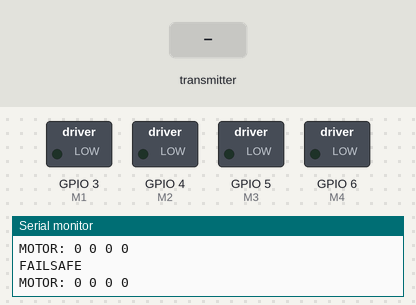
Recording of a sketch running on a simulated ESP32-S3. Parts: switched loads named in the sketch (green lamp = pin HIGH), the last lines printed to the serial monitor. Dashed ring = blinking. The test bench sets the inputs (shaded band).

Above: at 1.2 s.
1.3 s: the transmitter starts sending ch.2 = 1024
At 1.5 s:
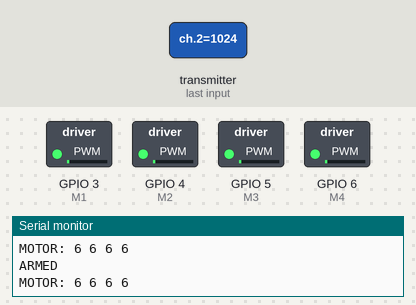
4.3 s: the transmitter starts sending ch.2 = 2048
7.3 s: the transmitter starts sending ch.2 = 0
At 7.8 s:
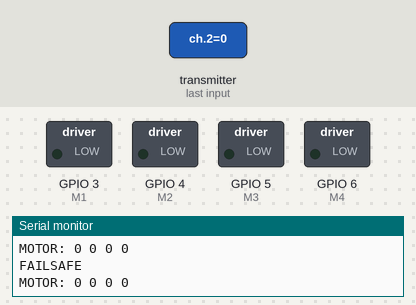
8.8 s: the transmitter starts sending ch.2 = 4095
At 9.04 s:
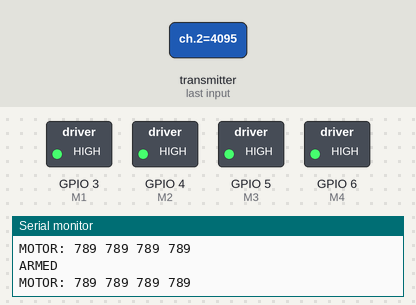
Timing chart, 0 to 12.8 s (numbered marks = the images above; inputs shaded):
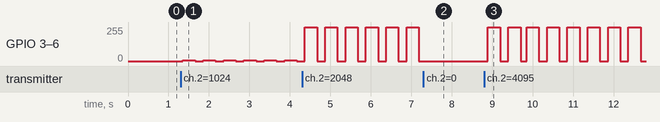

The sketch:

rx_19_05.ino
```cpp
#include <Arduino.h>
#include <WiFi.h>
#include <esp_now.h>

// ================= MOTOR PINS =================
#define M1 3
#define M2 4
#define M3 5
#define M4 6

// ================= DATA =================
typedef struct {
  uint16_t ch[4];
} Data;

Data rx;

// ================= STATE =================
unsigned long lastRX = 0;
bool armed = false;

// ================= MOTOR =================
void motorInit(){

  ledcSetup(0,400,8);
  ledcSetup(1,400,8);
  ledcSetup(2,400,8);
  ledcSetup(3,400,8);

  ledcAttachPin(M1,0);
  ledcAttachPin(M2,1);
  ledcAttachPin(M3,2);
  ledcAttachPin(M4,3);
}

void motorWrite(int ch, int val){
  ledcWrite(ch, constrain(val,0,255));
}

// ================= ESP-NOW CALLBACK (FIX C3) =================
void onRecv(const uint8_t *mac, const uint8_t *data, int len){

  memcpy(&rx, data, sizeof(rx));

  lastRX = millis();
  armed = true;

  Serial.print("RX MAC: ");
  for(int i=0;i<6;i++){
    Serial.print(mac[i], HEX);
    if(i<5) Serial.print(":");
  }

  Serial.println();

  Serial.print("CH: ");
  Serial.print(rx.ch[0]); Serial.print(" ");
  Serial.print(rx.ch[1]); Serial.print(" ");
  Serial.print(rx.ch[2]); Serial.print(" ");
  Serial.println(rx.ch[3]);
}

// ================= SETUP =================
void setup(){

  Serial.begin(115200);

  WiFi.mode(WIFI_STA);

  if(esp_now_init()!=ESP_OK){
    Serial.println("ESP-NOW FAIL");
    return;
  }

  esp_now_register_recv_cb(onRecv);

  motorInit();

  Serial.println("RX READY");
}

// ================= LOOP =================
void loop(){

  // ================= FAILSAFE =================
  if(millis() - lastRX > 300){
    armed = false;
  }

  int m1=0,m2=0,m3=0,m4=0;

  if(armed){

    int throttle = map(rx.ch[2],1000,2000,0,255);

    m1 = throttle;
    m2 = throttle;
    m3 = throttle;
    m4 = throttle;

    Serial.println("ARMED");
  }
  else{
    Serial.println("FAILSAFE");
  }

  motorWrite(0,m1);
  motorWrite(1,m2);
  motorWrite(2,m3);
  motorWrite(3,m4);

  Serial.print("MOTOR: ");
  Serial.print(m1); Serial.print(" ");
  Serial.print(m2); Serial.print(" ");
  Serial.print(m3); Serial.print(" ");
  Serial.println(m4);

  delay(50);
}
```

Measured:
- after the input at 1.3 s, GPIO 3 (M1), GPIO 4 (M2), GPIO 5 (M3), GPIO 6 (M4): alternates 6/255 for 0.30 s and 0/255 for 0.20 s, starting after 0.06 s
- after the input at 7.3 s, GPIO 3 (M1), GPIO 4 (M2), GPIO 5 (M3), GPIO 6 (M4): stops changing and stays 0/255
- after the input at 8.8 s, GPIO 3 (M1), GPIO 4 (M2), GPIO 5 (M3), GPIO 6 (M4): alternates 255/255 for 0.30 s and 0/255 for 0.20 s, starting after 0.10 s
